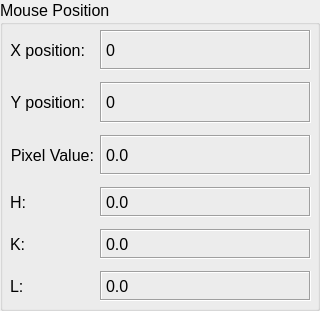
           <widget class="QGroupBox" name="group_box_mouse_pos">
            <property name="enabled">
             <bool>true</bool>
            </property>
            <property name="sizePolicy">
             <sizepolicy hsizetype="Expanding" vsizetype="Preferred">
              <horstretch>0</horstretch>
              <verstretch>0</verstretch>
             </sizepolicy>
            </property>
            <property name="minimumSize">
             <size>
              <width>0</width>
              <height>311</height>
             </size>
            </property>
            <property name="font">
             <font>
              <pointsize>12</pointsize>
             </font>
            </property>
            <property name="title">
             <string>Mouse Position</string>
            </property>
            <property name="flat">
             <bool>false</bool>
            </property>
            <property name="checkable">
             <bool>false</bool>
            </property>
            <widget class="QWidget" name="gridLayoutWidget">
             <property name="geometry">
              <rect>
               <x>10</x>
               <y>30</y>
               <width>301</width>
               <height>271</height>
              </rect>
             </property>
             <layout class="QFormLayout" name="mouse_pos_layout">
              <property name="sizeConstraint">
               <enum>QLayout::SetDefaultConstraint</enum>
              </property>
              <property name="formAlignment">
               <set>Qt::AlignLeading|Qt::AlignLeft|Qt::AlignVCenter</set>
              </property>
              <property name="horizontalSpacing">
               <number>6</number>
              </property>
              <property name="verticalSpacing">
               <number>12</number>
              </property>
              <property name="leftMargin">
               <number>0</number>
              </property>
              <property name="rightMargin">
               <number>0</number>
              </property>
              <item row="0" column="0">
               <widget class="QLabel" name="mouse_lbl_x">
                <property name="minimumSize">
                 <size>
                  <width>30</width>
                  <height>30</height>
                 </size>
                </property>
                <property name="sizeIncrement">
                 <size>
                  <width>0</width>
                  <height>0</height>
                 </size>
                </property>
                <property name="font">
                 <font>
                  <pointsize>12</pointsize>
                 </font>
                </property>
                <property name="mouseTracking">
                 <bool>false</bool>
                </property>
                <property name="text">
                 <string>X position:</string>
                </property>
                <property name="alignment">
                 <set>Qt::AlignRight|Qt::AlignTrailing|Qt::AlignVCenter</set>
                </property>
               </widget>
              </item>
              <item row="0" column="1">
               <widget class="QLabel" name="mouse_x_val">
                <property name="sizePolicy">
                 <sizepolicy hsizetype="Expanding" vsizetype="Expanding">
                  <horstretch>0</horstretch>
                  <verstretch>0</verstretch>
                 </sizepolicy>
                </property>
                <property name="minimumSize">
                 <size>
                  <width>0</width>
                  <height>25</height>
                 </size>
                </property>
                <property name="font">
                 <font>
                  <pointsize>12</pointsize>
                 </font>
                </property>
                <property name="frameShape">
                 <enum>QFrame::Box</enum>
                </property>
                <property name="frameShadow">
                 <enum>QFrame::Sunken</enum>
                </property>
                <property name="text">
                 <string>0</string>
                </property>
               </widget>
              </item>
              <item row="1" column="0">
               <widget class="QLabel" name="mouse_lbl_y">
                <property name="minimumSize">
                 <size>
                  <width>30</width>
                  <height>30</height>
                 </size>
                </property>
                <property name="sizeIncrement">
                 <size>
                  <width>0</width>
                  <height>0</height>
                 </size>
                </property>
                <property name="font">
                 <font>
                  <pointsize>12</pointsize>
                 </font>
                </property>
                <property name="mouseTracking">
                 <bool>false</bool>
                </property>
                <property name="text">
                 <string>Y position:</string>
                </property>
                <property name="alignment">
                 <set>Qt::AlignRight|Qt::AlignTrailing|Qt::AlignVCenter</set>
                </property>
               </widget>
              </item>
              <item row="1" column="1">
               <widget class="QLabel" name="mouse_y_val">
                <property name="sizePolicy">
                 <sizepolicy hsizetype="Expanding" vsizetype="Expanding">
                  <horstretch>0</horstretch>
                  <verstretch>0</verstretch>
                 </sizepolicy>
                </property>
                <property name="minimumSize">
                 <size>
                  <width>0</width>
                  <height>30</height>
                 </size>
                </property>
                <property name="font">
                 <font>
                  <pointsize>12</pointsize>
                 </font>
                </property>
                <property name="frameShape">
                 <enum>QFrame::Box</enum>
                </property>
                <property name="frameShadow">
                 <enum>QFrame::Sunken</enum>
                </property>
                <property name="text">
                 <string>0</string>
                </property>
               </widget>
              </item>
              <item row="2" column="0">
               <widget class="QLabel" name="mouse_lbl_px">
                <property name="minimumSize">
                 <size>
                  <width>0</width>
                  <height>30</height>
                 </size>
                </property>
                <property name="sizeIncrement">
                 <size>
                  <width>0</width>
                  <height>0</height>
                 </size>
                </property>
                <property name="font">
                 <font>
                  <pointsize>12</pointsize>
                 </font>
                </property>
                <property name="text">
                 <string>Pixel Value:</string>
                </property>
                <property name="alignment">
                 <set>Qt::AlignRight|Qt::AlignTrailing|Qt::AlignVCenter</set>
                </property>
               </widget>
              </item>
              <item row="2" column="1">
               <widget class="QLabel" name="mouse_px_val">
                <property name="sizePolicy">
                 <sizepolicy hsizetype="Expanding" vsizetype="MinimumExpanding">
                  <horstretch>0</horstretch>
                  <verstretch>0</verstretch>
                 </sizepolicy>
                </property>
                <property name="minimumSize">
                 <size>
                  <width>0</width>
                  <height>25</height>
                 </size>
                </property>
                <property name="font">
                 <font>
                  <pointsize>12</pointsize>
                 </font>
                </property>
                <property name="frameShape">
                 <enum>QFrame::Box</enum>
                </property>
                <property name="frameShadow">
                 <enum>QFrame::Sunken</enum>
                </property>
                <property name="text">
                 <string>0.0</string>
                </property>
               </widget>
              </item>
              <item row="3" column="0">
               <widget class="QLabel" name="mouse_lbl_h">
                <property name="minimumSize">
                 <size>
                  <width>0</width>
                  <height>30</height>
                 </size>
                </property>
                <property name="sizeIncrement">
                 <size>
                  <width>0</width>
                  <height>0</height>
                 </size>
                </property>
                <property name="text">
                 <string>H:</string>
                </property>
               </widget>
              </item>
              <item row="3" column="1">
               <widget class="QLabel" name="mouse_h">
                <property name="minimumSize">
                 <size>
                  <width>0</width>
                  <height>30</height>
                 </size>
                </property>
                <property name="frameShape">
                 <enum>QFrame::Box</enum>
                </property>
                <property name="frameShadow">
                 <enum>QFrame::Sunken</enum>
                </property>
                <property name="text">
                 <string>0.0</string>
                </property>
               </widget>
              </item>
              <item row="4" column="0">
               <widget class="QLabel" name="mouse_lbl_k">
                <property name="minimumSize">
                 <size>
                  <width>0</width>
                  <height>30</height>
                 </size>
                </property>
                <property name="sizeIncrement">
                 <size>
                  <width>0</width>
                  <height>0</height>
                 </size>
                </property>
                <property name="text">
                 <string>K:</string>
                </property>
               </widget>
              </item>
              <item row="4" column="1">
               <widget class="QLabel" name="mouse_k">
                <property name="minimumSize">
                 <size>
                  <width>0</width>
                  <height>30</height>
                 </size>
                </property>
                <property name="frameShape">
                 <enum>QFrame::Box</enum>
                </property>
                <property name="frameShadow">
                 <enum>QFrame::Sunken</enum>
                </property>
                <property name="text">
                 <string>0.0</string>
                </property>
               </widget>
              </item>
              <item row="5" column="0">
               <widget class="QLabel" name="mouse_lbl_l">
                <property name="minimumSize">
                 <size>
                  <width>0</width>
                  <height>30</height>
                 </size>
                </property>
                <property name="sizeIncrement">
                 <size>
                  <width>0</width>
                  <height>0</height>
                 </size>
                </property>
                <property name="text">
                 <string>L:</string>
                </property>
               </widget>
              </item>
              <item row="5" column="1">
               <widget class="QLabel" name="mouse_l">
                <property name="minimumSize">
                 <size>
                  <width>0</width>
                  <height>30</height>
                 </size>
                </property>
                <property name="frameShape">
                 <enum>QFrame::Box</enum>
                </property>
                <property name="frameShadow">
                 <enum>QFrame::Sunken</enum>
                </property>
                <property name="text">
                 <string>0.0</string>
                </property>
               </widget>
              </item>
             </layout>
            </widget>
           </widget>
